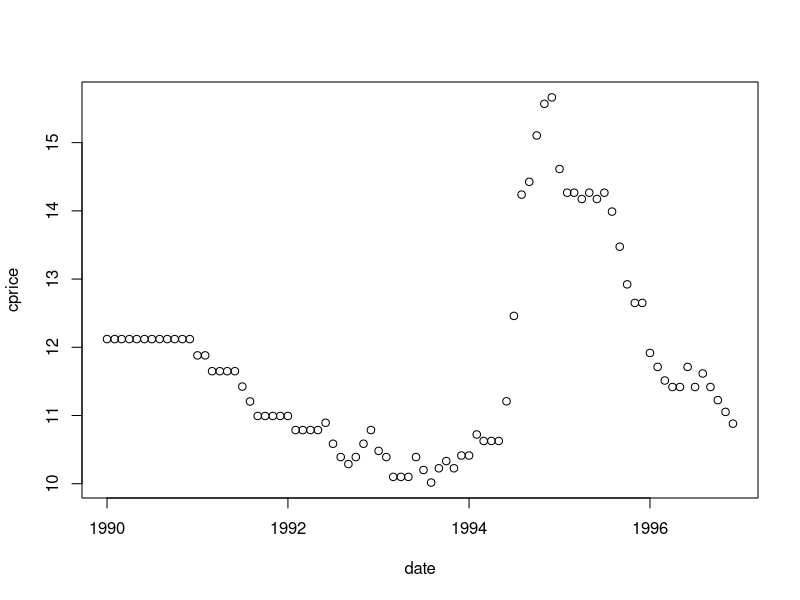
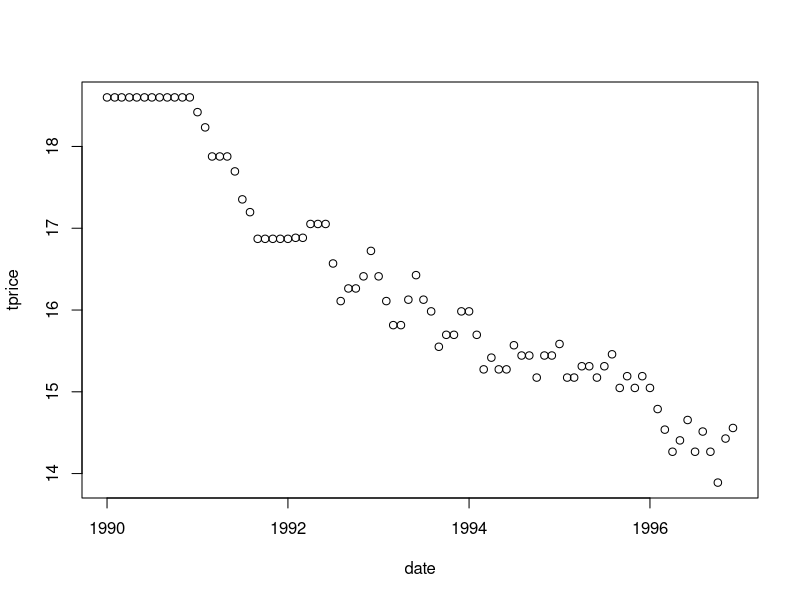
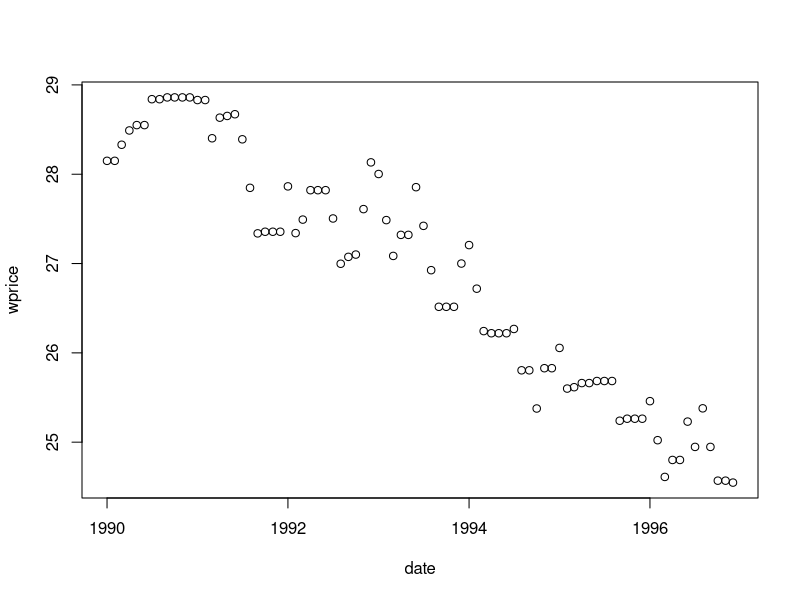
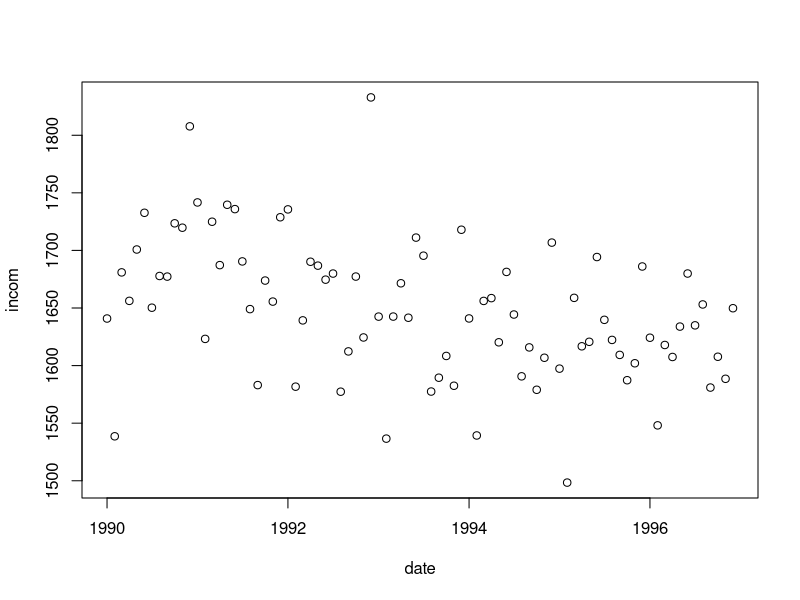
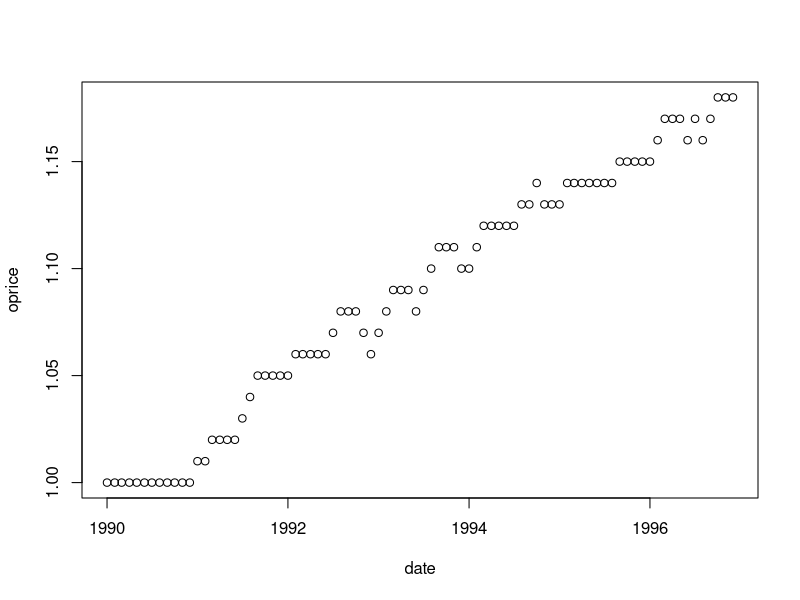
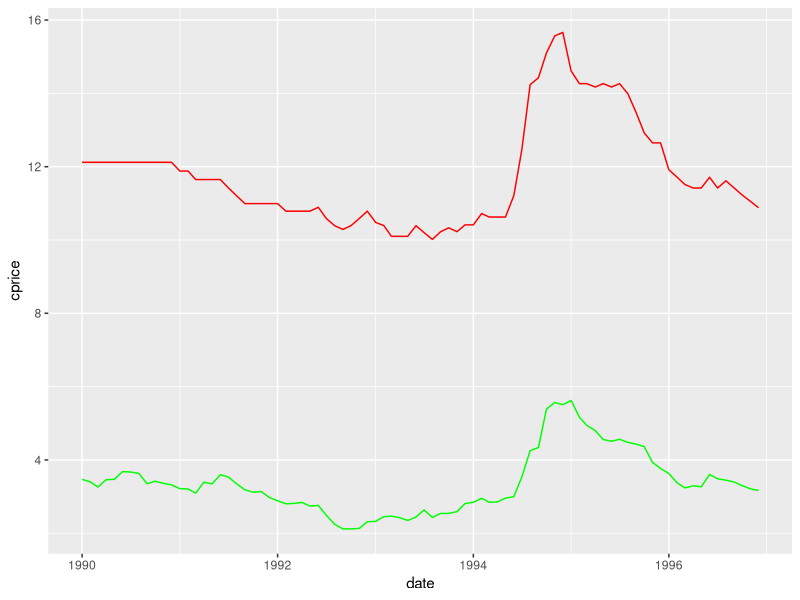
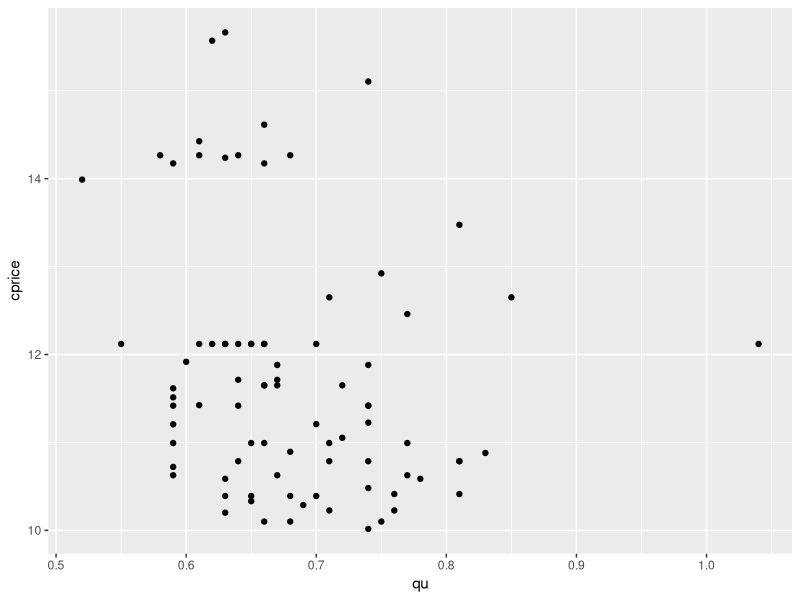
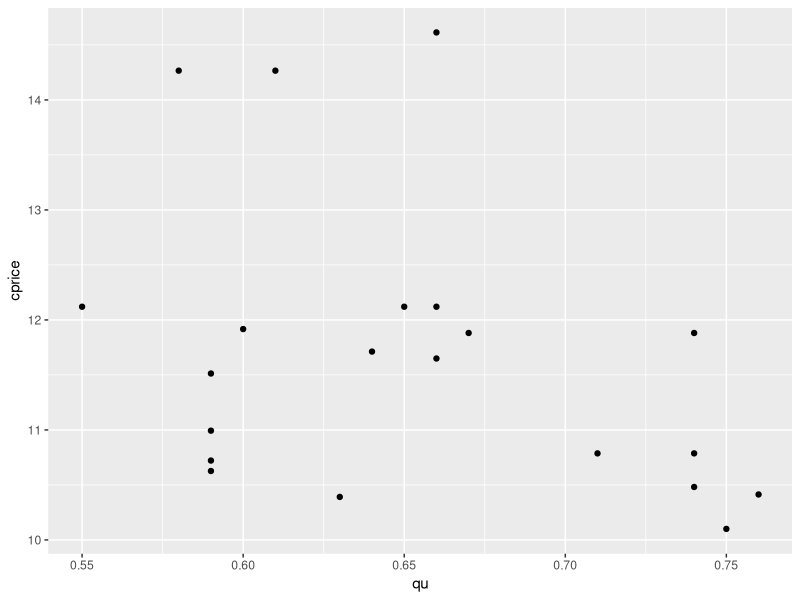

These figures' R source, in order:
## ---- chunk 1
knitr::opts_chunk$set(echo = TRUE)
## ---- chunk 2
coffee_raw <- read.csv("dutch_coffee.csv")
## ---- chunk 3
library(dplyr)

coffee <- coffee_raw %>%
  mutate(
    cprice = cprice / oprice,
    tprice = tprice / oprice,
    bprice = bprice / oprice,
    wprice = wprice / oprice,
    incom = incom / oprice
  )


## ---- chunk 4
library(zoo)
coffee <- coffee %>%
  mutate(date = as.Date(as.yearmon(month)))
  
## ---- chunk 5

plot(cprice ~ date, coffee)

## ---- chunk 6


## ---- chunk 7
plot(tprice ~ date, coffee)

## ---- chunk 8

plot(wprice ~ date, coffee)

## ---- chunk 9

plot(incom ~ date, coffee)

## ---- chunk 10
 plot(oprice ~ date, coffee)

## ---- chunk 11

library(ggplot2)

ggplot(coffee,
       aes(date)) + 
  geom_line(aes(y = cprice), colour = "red") + 
  geom_line(aes(y = bprice), colour = "green")

## ---- chunk 12

coffee %>%
  select(qu, cprice, tprice, wprice, bprice, incom) %>%
  summary()

## ---- chunk 13

coffee %>%
  filter(q1 == 1) %>%
  select(qu, cprice, tprice, wprice, bprice, incom) %>%
  summary()

## ---- chunk 14

ggplot(data = coffee,
       aes(x = qu)) +
  geom_point(aes(y = cprice))

## ---- chunk 15
coffee %>% 
  filter(q1 == 1) %>%
  ggplot(aes(x = qu)) +
  geom_point(aes(y = cprice))

## ---- chunk 16

coffee %>%
  ggplot(aes(x = qu)) +
  geom_point(aes(y = tprice))

## ---- chunk 17
coffee %>%
  ggplot(aes(x = wprice)) + 
    geom_point(aes(y = cprice))

## ---- chunk 18

coffee %>%
  ggplot(aes(x = tprice)) + 
  geom_point(aes(y = cprice))

## ---- chunk 19
coffee %>%
  select(qu, cprice, tprice, wprice, bprice, incom) %>%
  cor()

## ---- chunk 20
coffee <- coffee %>%
  mutate(ln_qu=log(qu),
         ln_cprice=log(cprice),
         ln_tprice=log(tprice),
         ln_bprice=log(bprice),
         ln_wprice=log(wprice),
         ln_incom=log(incom))
## ---- chunk 21
q_p1 <- lm(ln_qu ~ ln_cprice + q1 + q2 + q3, data = coffee)
summary(q_p1)

## ---- chunk 22

q_p2 <- lm(ln_qu ~ ln_cprice + q1 + q2 + q3 + ln_tprice, data = coffee)
summary(q_p2)

## ---- chunk 23

q_p3 <- lm(formula = ln_qu ~ ln_cprice + q1 + q2 + q3 + ln_tprice + ln_incom, data = coffee)
summary(q_p3)

## ---- chunk 24
library("AER")
iv1 <- ivreg(ln_qu ~ q1 + q2 + q3 + ln_cprice | q1 + q2 + q3 + ln_bprice, data= coffee)
summary(iv1)



## ---- chunk 25

k=1.19 # kg of beans per kg of coffee
c0=4 # by assumption (4 guilders)
gamma=-0.277

# obtain the cost function    
cost = c0 + k*coffee$bprice

# compute Lerner index
coffee$Ln= (coffee$cprice - cost) / coffee$cprice
  
# now compute adjusted Lerner index  
coffee$Ln_adj = -gamma*coffee$Ln

# summary statistics for our adjusted Lerner index  
summary(coffee$Ln_adj)

# consider adjusted lerner for only q1, using filter
coffee %>%
  filter(q1 == 1) %>%
  select(Ln_adj) %>%
  summary()

## ---- chunk 26
conduct1 <- lm(cprice ~ cost + q1 + q2 + q3 - 1, data = coffee) # omits intercept
summary(conduct1)

conduct2 <- lm(cprice ~ cost -1, data = coffee) # omits intercept
summary(conduct2)
## ---- chunk 27

b=1.47
theta=gamma*(1-b)/b
summary(theta)

n=1/theta
summary(n)    

## ---- chunk 28

linear1 <- ivreg(qu ~ incom + q1 + q2 + q3 + cprice | bprice + incom + q1 + q2 + q3, data = coffee)
summary(linear1)
linear2 <- ivreg(qu ~ cprice + q1 + q2 + q3 | bprice + q1 + q2 + q3, data = coffee)
summary(linear2)
## ---- chunk 29
coffee$gamma_l=-0.015*coffee$cprice/coffee$qu
coffee$Ln_adj_l=-coffee$gamma_l*coffee$Ln
## ---- chunk 30
coffee %>%
  select(Ln_adj_l) %>%
  summary()
## ---- chunk 31
coffee <- coffee %>%
  mutate(cprice_q1=cprice*q1,
         bprice_q1=bprice*q1,
         cprice_q2=cprice*q2,
         bprice_q2=bprice*q2,
         cprice_q3=cprice*q3,
         bprice_q3=bprice*q3,
         cprice_q4=cprice*q4,
         bprice_q4=bprice*q4
  )

## ---- chunk 32
rotator <- ivreg(qu ~  q1 + q2 + q3 + (cprice + cprice_q1) | 
                   (bprice + bprice_q1) + q1 + q2 + q3 , data = coffee)
summary(rotator)
